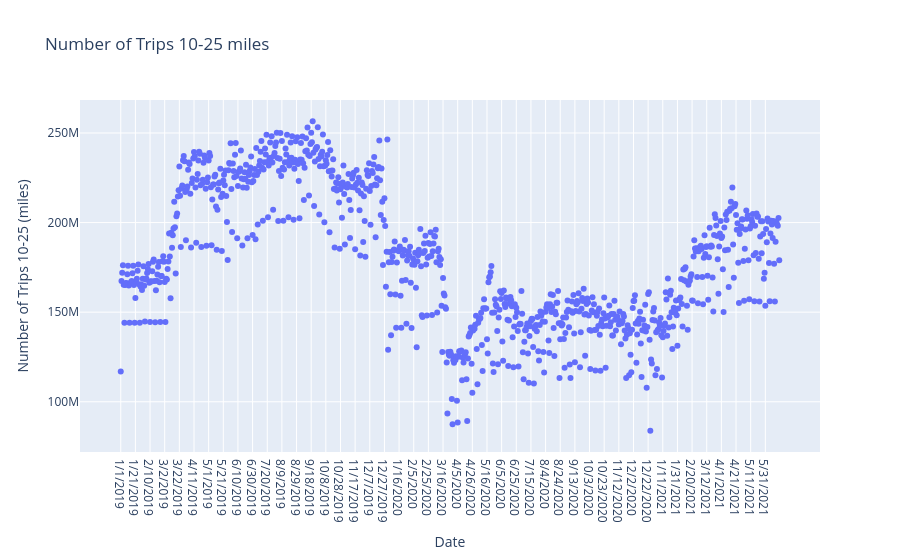
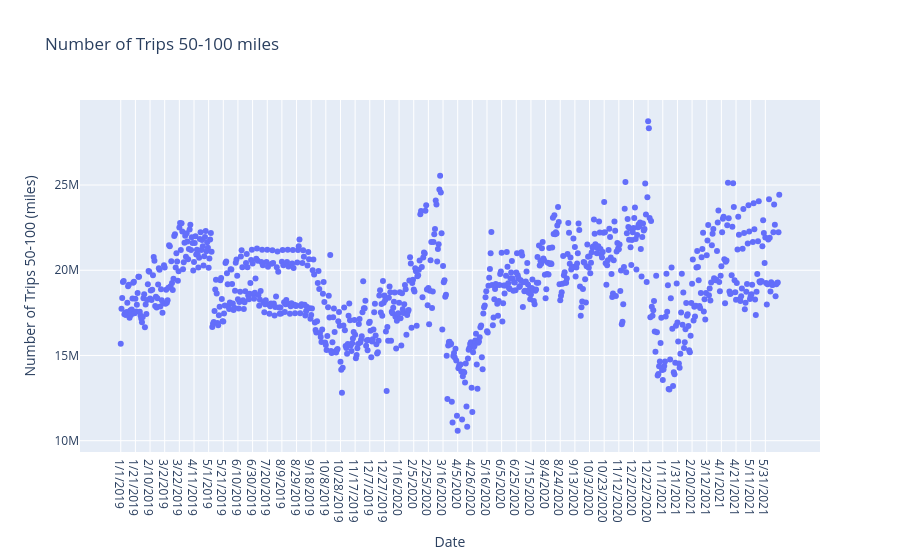

These figures' notebook cell, in order:
### Code cell
start_time = time.time()
df = Trips_D[['Date','Number of Trips 10-25','Number of Trips 50-100']]
trips_new = df[df['Number of Trips 10-25']>10000000]
trips_new2 = df[df['Number of Trips 50-100']>10000000]

compare = trips_new2[trips_new2['Date'].isin(trips_new['Date'])]
compare
pandas_time = time.time() -start_time
print(f"Pandas time: {pandas_time}seconds")
trips_new = df[df['Number of Trips 10-25']>10000000]
trips_10_25 = px.scatter(x = compare['Date'], y = compare['Number of Trips 10-25'], title='Number of Trips 10-25 miles')
trips_10_25.update_layout(xaxis_title="Date", yaxis_title="Number of Trips 10-25 (miles)")
trips_10_25.show()

trips_new2= df[df['Number of Trips 50-100']>10000000]
trips_50_100 = px.scatter(x= compare['Date'], y= compare['Number of Trips 50-100'], title='Number of Trips 50-100 miles')
trips_50_100.update_layout(xaxis_title="Date", yaxis_title="Number of Trips 50-100 (miles)")
trips_50_100.show()

### Figure 1 — Plotly figure (JSON) as saved in the notebook; plotly's stock layout.template omitted (floating-point values rounded to 4 significant figures; data arrays with more than 128 entries replaced by an {"elided": "..."} marker saying what was removed)
{"data": [{"hovertemplate": "x=%{x}<br>y=%{y}<extra></extra>", "legendgroup": "", "marker": {"color": "#636efa", "symbol": "circle"}, "mode": "markers", "name": "", "orientation": "v", "showlegend": false, "type": "scatter", "x": {"elided": "900 str values"}, "xaxis": "x", "y": {"elided": "900 int values"}, "yaxis": "y"}], "layout": {"legend": {"tracegroupgap": 0}, "title": {"text": "Number of Trips 10-25 miles"}, "xaxis": {"anchor": "y", "domain": [0, 1], "title": {"text": "Date"}}, "yaxis": {"anchor": "x", "domain": [0, 1], "title": {"text": "Number of Trips 10-25 (miles)"}}}}

### Figure 2 — Plotly figure (JSON) as saved in the notebook; plotly's stock layout.template omitted (floating-point values rounded to 4 significant figures; data arrays with more than 128 entries replaced by an {"elided": "..."} marker saying what was removed)
{"data": [{"hovertemplate": "x=%{x}<br>y=%{y}<extra></extra>", "legendgroup": "", "marker": {"color": "#636efa", "symbol": "circle"}, "mode": "markers", "name": "", "orientation": "v", "showlegend": false, "type": "scatter", "x": {"elided": "900 str values"}, "xaxis": "x", "y": {"elided": "900 int values"}, "yaxis": "y"}], "layout": {"legend": {"tracegroupgap": 0}, "title": {"text": "Number of Trips 50-100 miles"}, "xaxis": {"anchor": "y", "domain": [0, 1], "title": {"text": "Date"}}, "yaxis": {"anchor": "x", "domain": [0, 1], "title": {"text": "Number of Trips 50-100 (miles)"}}}}
